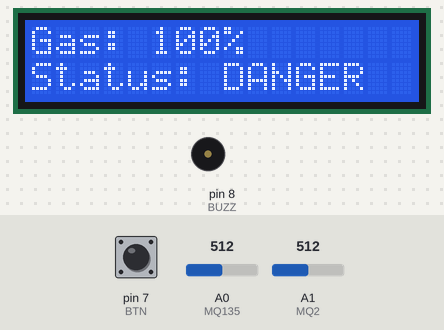
The sketch below on a simulated Arduino Uno, built with avr-gcc and run on an emulated ATmega328P. On the bench: 16×2 character LCD, buzzer (waves = sounding). The inputs (shaded band) are chosen by the test bench; at power-on: A0 (MQ135) = 512, pin 7 (BTN) HIGH, A1 (MQ2) = 512. EEPROM starts erased; what the sketch prints to the serial monitor is not drawn.

Above: at 11.3 s.
11.4 s: A0 (MQ135) set to 6
13.0 s: A0 (MQ135) set to 3
At 14.0 s:
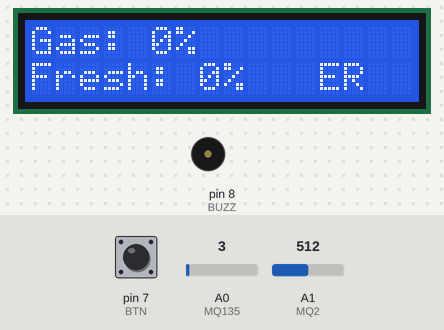
14.9 s: pin 7 (BTN) pulled LOW for 3.2 s
At 17.5 s:
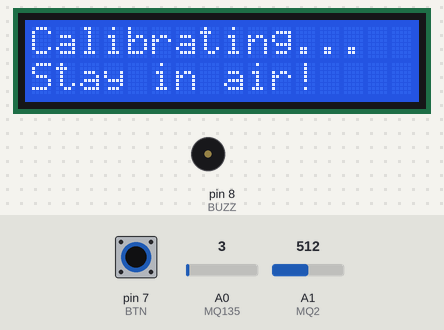
21.1 s: pin 7 (BTN) pulled LOW for 0.15 s
At 22.7 s:
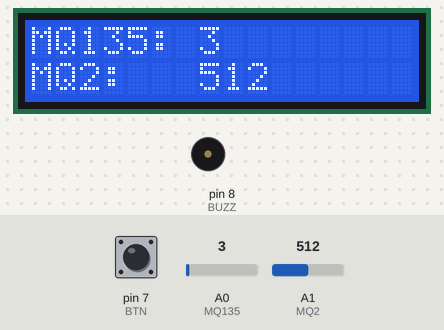
23.0 s: pin 7 (BTN) pulled LOW for 1 s
At 25.3 s:
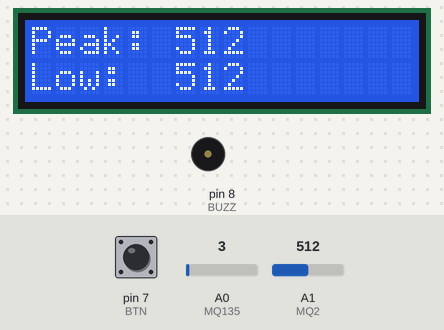
25.8 s: pin 7 (BTN) pulled LOW for 0.15 s
At 26.6 s:
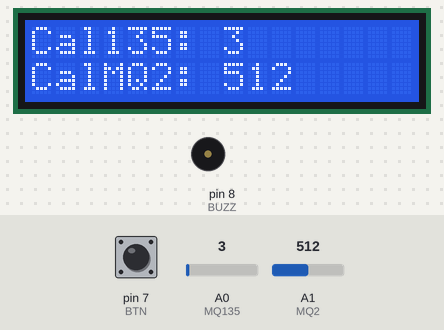
Timing chart, 0 to 28.4 s (numbered marks = the images above; inputs shaded):
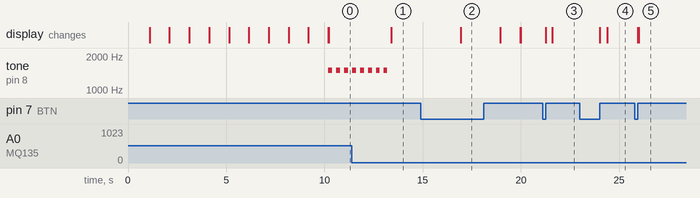

The sketch:

E-nose.ino
```cpp
#include <Wire.h>
#include <LiquidCrystal_I2C.h>
#include <EEPROM.h>

// using standard 16x2 i2c
LiquidCrystal_I2C lcd(0x27, 16, 2);

// pins
#define MQ135 A0
#define MQ2 A1
#define BTN 7
#define BUZZ 8

int mq135Val = 0;
int mq2Val = 0;
int base135 = 120; // default clean values
int base2 = 120;

int gasScore = 0;
int freshness = 100;
int peak = 0;
int lowest = 1023;

int page = 0; // 0 to 4
int lastBtn = HIGH;
unsigned long btnTimer = 0;
bool held = false;

unsigned long sensorTimer = 0;
unsigned long screenTimer = 0;
unsigned long buzzTimer = 0;
bool beepState = false;

void setup() {
  Serial.begin(9600);
  pinMode(BTN, INPUT_PULLUP);
  pinMode(BUZZ, OUTPUT);
  digitalWrite(BUZZ, LOW);

  lcd.init();
  lcd.backlight();
  lcd.setCursor(0, 0);
  lcd.print("Sensor Warmup...");

  // check eeprom for saved baselines
  if (EEPROM.read(0) == 123) {
    EEPROM.get(1, base135);
    EEPROM.get(3, base2);
    Serial.println("EEPROM loaded ok");
  } else {
    Serial.println("No EEPROM data found");
  }

  // quick countdown (30s is too long for quick reboots)
  for (int i = 10; i > 0; i--) {
    lcd.setCursor(0, 1);
    lcd.print("Wait ");
    lcd.print(i);
    lcd.print("s   ");
    delay(1000);
  }
  lcd.clear();
}

void loop() {
  unsigned long ms = millis();

  // --- READ SENSORS EVERY 500ms ---
  if (ms - sensorTimer >= 500) {
    sensorTimer = ms;

    // take a few samples to smooth out jitter
    long sum1 = 0;
    long sum2 = 0;
    for (int i = 0; i < 5; i++) {
      sum1 += analogRead(MQ135);
      sum2 += analogRead(MQ2);
      delay(2);
    }
    mq135Val = sum1 / 5;
    mq2Val = sum2 / 5;

    // wiring check
    bool err = false;
    if (mq135Val < 5 || mq135Val > 1015 || mq2Val < 5 || mq2Val > 1015) {
      err = true;
    }

    if (!err) {
      // simple percentage above baseline
      float diff1 = (float)(mq135Val - base135) / (base135 * 1.5);
      float diff2 = (float)(mq2Val - base2) / (base2 * 1.5);
      if (diff1 < 0) diff1 = 0;
      if (diff2 < 0) diff2 = 0;

      int dev1 = diff1 * 100;
      int dev2 = diff2 * 100;

      // weight the higher one slightly more
      int maxD = max(dev1, dev2);
      int avgD = (dev1 + dev2) / 2;
      gasScore = (avgD + maxD) / 2;
      if (gasScore > 100) gasScore = 100;

      freshness = 100 - gasScore;
      if (freshness < 0) freshness = 0;

      // tracker
      int curMax = max(mq135Val, mq2Val);
      if (curMax > peak) peak = curMax;
      if (curMax < lowest) lowest = curMax;
    } else {
      gasScore = 0;
      freshness = 0;
    }

    // serial debug
    Serial.print("MQ135: ");
    Serial.print(mq135Val);
    Serial.print(" | MQ2: ");
    Serial.print(mq2Val);
    Serial.print(" | Gas: ");
    Serial.println(gasScore);
  }

  // --- BUTTON LOGIC ---
  int b = digitalRead(BTN);
  if (b == LOW && lastBtn == HIGH) {
    btnTimer = ms;
    held = false;
  }
  if (b == LOW && !held && (ms - btnTimer > 2000)) {
    // long press: run calibration
    held = true;
    lcd.clear();
    lcd.print("Calibrating...");
    lcd.setCursor(0, 1);
    lcd.print("Stay in air!");

    long cal1 = 0;
    long cal2 = 0;
    for (int i = 0; i < 20; i++) {
      cal1 += analogRead(MQ135);
      cal2 += analogRead(MQ2);
      delay(100);
    }
    base135 = cal1 / 20;
    base2 = cal2 / 20;

    // save to eeprom
    EEPROM.write(0, 123); // flag byte
    EEPROM.put(1, base135);
    EEPROM.put(3, base2);

    lcd.clear();
    lcd.print("Saved!");
    delay(1000);
    lcd.clear();
  }
  if (b == HIGH && lastBtn == LOW) {
    // short click: next page
    if (!held && (ms - btnTimer > 50)) {
      page++;
      if (page > 4) page = 0;
      lcd.clear();
    }
  }
  lastBtn = b;

  // --- BUZZER ---
  if (gasScore >= 65) { // danger
    if (ms - buzzTimer > 200) {
      buzzTimer = ms;
      beepState = !beepState;
      if (beepState) tone(BUZZ, 1500);
      else noTone(BUZZ);
    }
  } else if (gasScore >= 30) { // warn
    if (ms - buzzTimer > 600) {
      buzzTimer = ms;
      beepState = !beepState;
      if (beepState) tone(BUZZ, 900);
      else noTone(BUZZ);
    }
  } else {
    noTone(BUZZ);
  }

  // --- LCD UPDATE ---
  if (ms - screenTimer >= 400) {
    screenTimer = ms;

    if (page == 0) {
      lcd.setCursor(0, 0);
      lcd.print("Gas: ");
      lcd.print(gasScore);
      lcd.print("%   ");

      lcd.setCursor(0, 1);
      if (gasScore >= 65) lcd.print("Status: DANGER ");
      else if (gasScore >= 30) lcd.print("Status: WARN   ");
      else {
        lcd.print("Fresh: ");
        lcd.print(freshness);
        lcd.print("%   ");
      }
    } else if (page == 1) {
      lcd.setCursor(0, 0);
      lcd.print("MQ135: ");
      lcd.print(mq135Val);
      lcd.print("    ");

      lcd.setCursor(0, 1);
      lcd.print("MQ2:   ");
      lcd.print(mq2Val);
      lcd.print("    ");
    } else if (page == 2) {
      lcd.setCursor(0, 0);
      lcd.print("Peak: ");
      lcd.print(peak);
      lcd.print("      ");

      lcd.setCursor(0, 1);
      lcd.print("Low:  ");
      lcd.print(lowest);
      lcd.print("      ");
    } else if (page == 3) {
      lcd.setCursor(0, 0);
      lcd.print("Cal135: ");
      lcd.print(base135);
      lcd.print("   ");

      lcd.setCursor(0, 1);
      lcd.print("CalMQ2: ");
      lcd.print(base2);
      lcd.print("   ");
    } else {
      lcd.setCursor(0, 0);
      lcd.print("Raw Values");
      lcd.setCursor(0, 1);
      lcd.print(analogRead(MQ135));
      lcd.print(" / ");
      lcd.print(analogRead(MQ2));
      lcd.print("    ");
    }
  }
}
```

Measured:
- the behaviour switches between 5 and 4 on A0 (MQ135) (found by bisection; images 0 and 1)
- after the input at 13.0 s, tone on pin 8 (BUZZ): goes on until 13.2 s, then stays silent; the display: changes after 0.41 s (image 1)
- after the input at 14.9 s, the display: changes after 2.0 s (image 2)
- after the input at 21.1 s, the display: first changes after 0.15 s (image 3 shows a later state)
- after the input at 23.0 s, the display: first changes after 1.0 s (image 4 shows a later state)
- after the input at 25.8 s, the display: first changes after 0.15 s (image 5 shows a later state)
- by itself, tone on pin 8 (BUZZ): alternates 1500 Hz for 0.20 s and silent for 0.20 s
